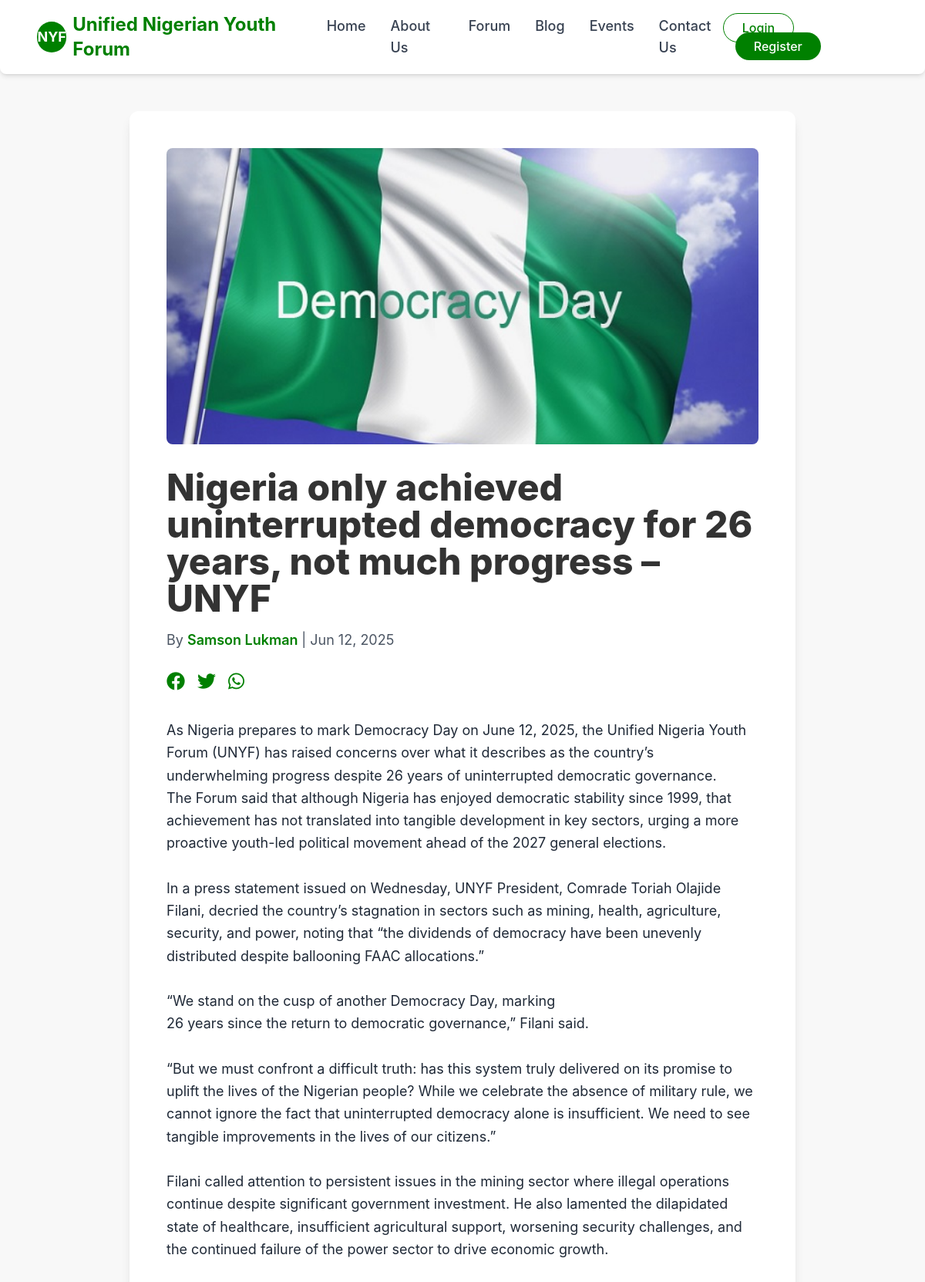
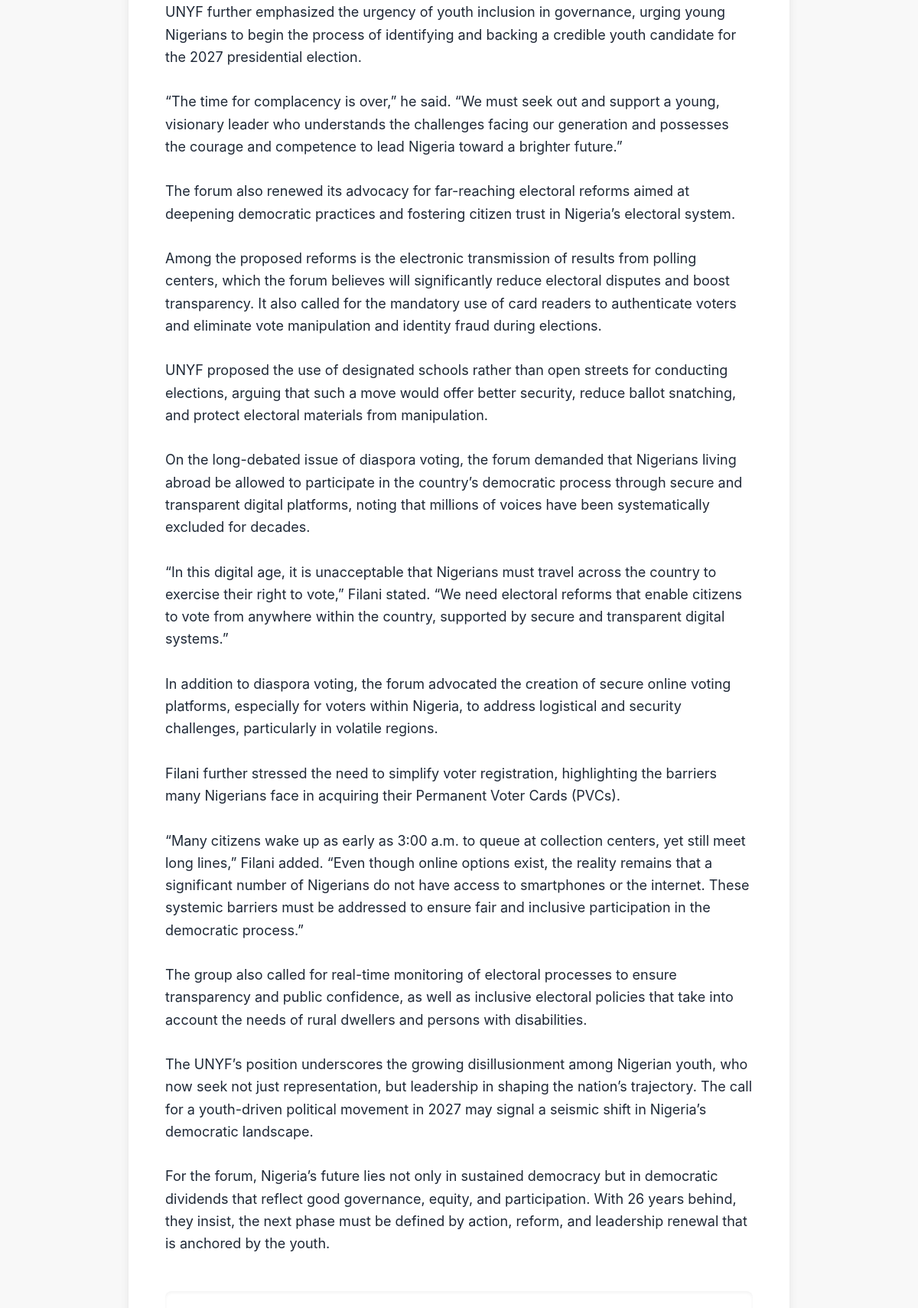
/blog/nigeria-only-achieved-uninterrupted-democracy-for-26-years-not-much-progress-unyf/ (upper part), run on the app's committed database (2 pictures, top to bottom).
### app/models.py (models this page shows, shortened)
class Article(models.Model):
    title = models.CharField(max_length=255)
    slug = models.SlugField(max_length=255, unique=True, blank=True, null=True) # TEMPORARILY ADD null=True
    content = models.TextField()
    author = models.ForeignKey(User, on_delete=models.SET_NULL, null=True, related_name='articles')
    featured_image = models.ImageField(upload_to='articles/', blank=True, null=True)
    image = models.ImageField(upload_to='articles/', blank=True, null=True) # This seems duplicate with featured_image, consider removing one.
    category = models.CharField(
        max_length=50,
        choices=[
            ('elections', 'Elections'),
            ('leadership', 'Leadership'),
            ('economy', 'Economy'),
            ('youth_empowerment', 'Youth Empowerment'),
            ('general', 'General'),
        ],
        default='general'
    )
    tags = models.CharField(max_length=255, blank=True, help_text="Comma-separated tags (e.g., policy, governance)")
    is_published = models.BooleanField(default=False)
    published_at = models.DateTimeField(null=True, blank=True)
    created_at = models.DateTimeField(auto_now_add=True)
    updated_at = models.DateTimeField(auto_now=True)
    class Meta:
        ordering = ['-published_at', '-created_at']

class User(AbstractUser):
    phone_number = models.CharField(max_length=15, blank=True, null=True)
    bio = models.TextField(blank=True, null=True)
    profile_pics = models.ImageField(upload_to='profile_pics/', blank=True, null=True,
                                     help_text="User's profile picture.")

### app/views.py (the view)
# urls.py: path('blog/<slug:slug>/', views.article_detail_view, name='article_detail'), # Changed to slug
def article_detail_view(request, slug):
    article = get_object_or_404(Article, slug=slug, is_published=True)
    comments = article.comments.filter(is_approved=True).order_by('created_at')
    full_image_url = request.build_absolute_uri(article.featured_image.url) if article.featured_image else None
    if request.method == 'POST':
        comment_form = ArticleCommentForm(request.POST)
        if comment_form.is_valid():
            new_comment = comment_form.save(commit=False)
            new_comment.article = article
            new_comment.author = request.user
            new_comment.save()
            messages.success(request, 'Your comment has been submitted for review.')
            return redirect('article_detail', slug=article.slug)
        else:
            messages.error(request, 'Failed to post comment. Please correct the errors.')
    else:
        comment_form = ArticleCommentForm()
    context = {
        'article': article,
        'comments': comments,
        'comment_form': comment_form,
        'full_image_url': full_image_url,  # ✅ Add this
    }
    return render(request, 'app/article_detail.html', context)

### app/templates/app/article_detail.html (shortened to what this page needs)
{% extends 'app/layout.html' %}
{% block content %}
<div class="container mx-auto px-4 py-16 max-w-4xl">
    <div class="bg-white rounded-xl shadow-lg p-8 md:p-12">
        {% if article.featured_image %}
            <img src="{{ article.featured_image.url }}" alt="{{ article.title }} Featured Image"
                 class="w-full h-auto rounded-lg mb-8 object-cover max-h-96">
        {% endif %}
        <h1 class="text-4xl md:text-5xl font-extrabold text-dark-text mb-4 leading-tight">{{ article.title }}</h1>
        <p class="text-lg text-gray-600 mb-6">
            By <span class="font-semibold text-primary-green">
                {{ article.author.get_full_name|default:article.author.username }}
            </span> |
            {{ article.published_at|date:"M d, Y" }}
        </p>
        <div class="flex items-center space-x-4 mb-8">
            <button class="text-primary-green hover:text-secondary-green transition-colors text-2xl"><i class="fab fa-facebook"></i></button>
            <button class="text-primary-green hover:text-secondary-green transition-colors text-2xl"><i class="fab fa-twitter"></i></button>
            <button class="text-primary-green hover:text-secondary-green transition-colors text-2xl"><i class="fab fa-whatsapp"></i></button>
        </div>
        <div class="prose max-w-none text-gray-800 leading-relaxed text-lg">
            {{ article.content|linebreaksbr }}
        </div>
        <div class="mt-12 p-6 bg-off-white rounded-lg flex flex-col md:flex-row items-center md:space-x-6 shadow-inner">
        </div>
    </div>
</div>
{% endblock %}

### app/templates/app/layout.html (style rules this page uses)
:root { --primary-green: #008000; --secondary-green: #36A13B; --white: #FFFFFF; --off-white: #F8F8F8; --dark-text: #333333; --accent-gray: #777777; }
.text-primary-green { color: var(--primary-green); }
body { font-family: 'Inter', sans-serif; color: var(--dark-text); background-color: var(--off-white); }
html { scroll-behavior: smooth; }

### data on the page
Article: featured_image (picture), title "Nigeria only achieved uninterrupted democracy for 26 years, not much progress – UNYF", author.get_full_name "Samson Lukman", published_at "Jun 12, 2025", content "As Nigeria prepares to mark Democracy Day on June 12, 2025, the Unified Nigeria Youth Forum (UNYF) has raised concerns over what it describes as the country’s underwhelming progress despite 26 years of uninterrupted democratic governance. The Forum said that although Nigeria has enjoyed democratic stability since 1999, that achievement has not translated into tangible development in key sectors, urging a more proactive youth-led political movement ahead of the 2027 general elections. In a press statement issued on Wednesday, UNYF President, Comrade Toriah Olajide Filani, decried the country’s stagnation in sectors such as mining, health, agriculture, security, and power, noting that “the…"
